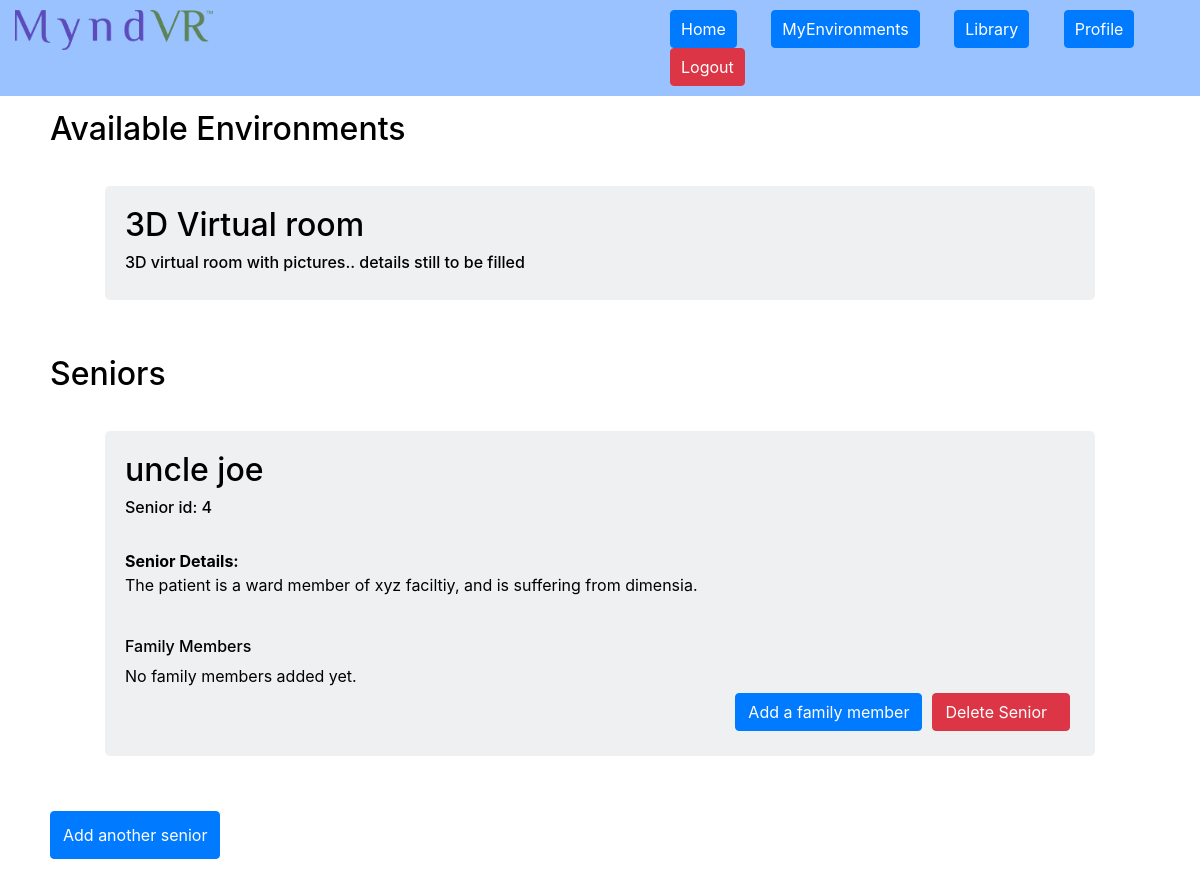
The app's page /index.php?pagetype=profile (signed in), older data.
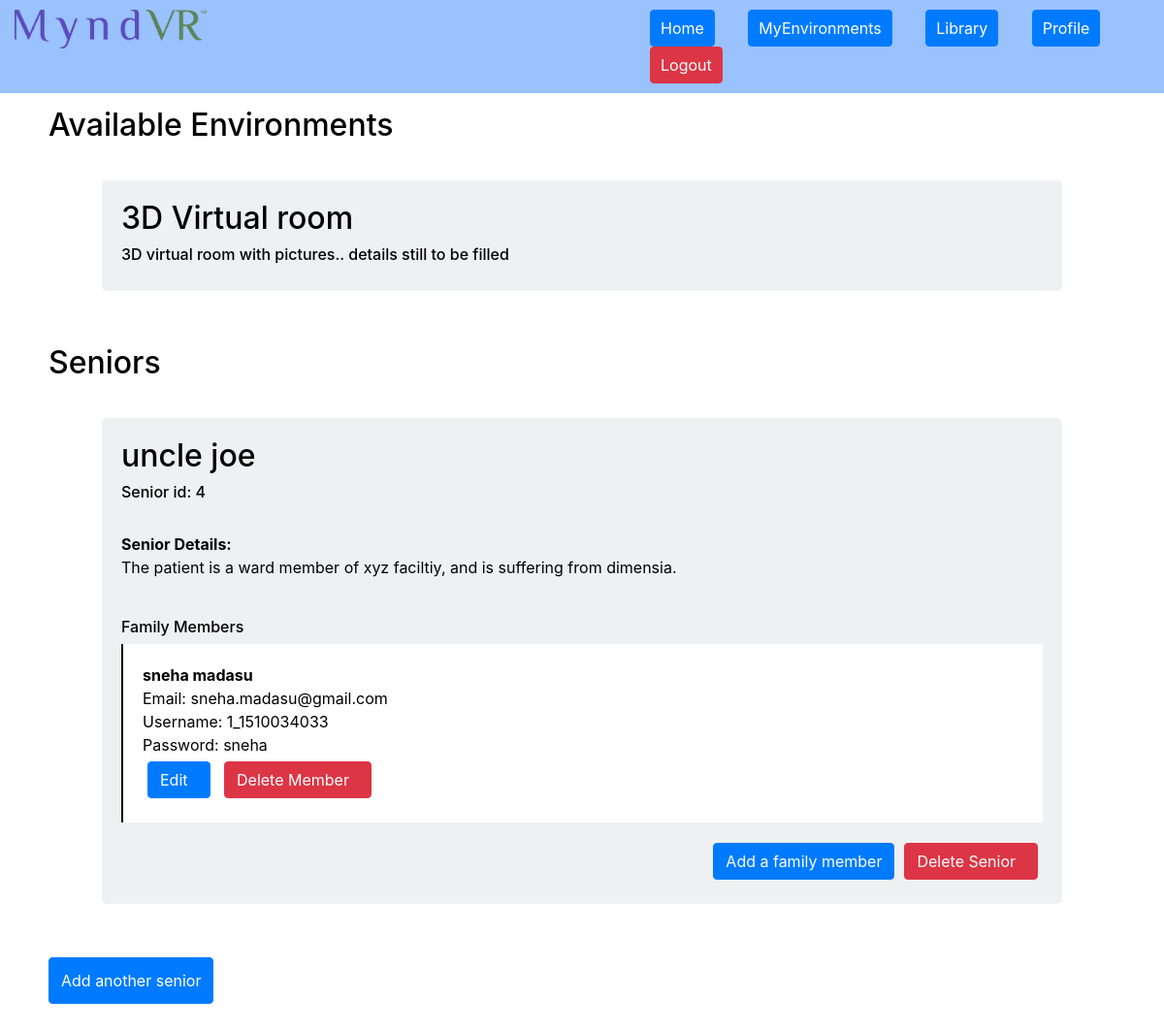
The same page, newer data.
### tables this page shows
CREATE TABLE `environments` (
  `env_id` int(11) NOT NULL,
  `env_name` varchar(100) NOT NULL,
  `details` varchar(1000) NOT NULL,
  `tablename` varchar(200) NOT NULL,
  `timestamp` varchar(100) NOT NULL
);

CREATE TABLE `seniors` (
  `s_id` int(11) NOT NULL,
  `user_id` int(6) NOT NULL,
  `profile` int(3) NOT NULL,
  `fullname` varchar(200) NOT NULL,
  `details` varchar(500) NOT NULL,
  `timestamp` varchar(100) NOT NULL,
  `flag` int(1) NOT NULL
);

CREATE TABLE `userdetails` (
  `user_id` int(4) NOT NULL,
  `username` varchar(100) NOT NULL,
  `firstname` varchar(150) NOT NULL,
  `lastname` varchar(150) NOT NULL,
  `email` varchar(200) NOT NULL,
  `createdon` varchar(100) NOT NULL
);

CREATE TABLE `userlogin` (
  `user_id` int(4) NOT NULL,
  `username` varchar(150) NOT NULL,
  `password` varchar(150) NOT NULL,
  `usertype` int(2) NOT NULL,
  `token` varchar(200) DEFAULT '0',
  `lastlogin` varchar(100) NOT NULL DEFAULT '0',
  `flag` int(2) NOT NULL
);

### userauth.php (called while the page is built, shortened)
<?php
if(isset($_SESSION['username']))
{
$user_id = $_SESSION['user_id'];
}
else
{
	header('Location: index.php?pagetype=login');
}
	?>

### profile.php (the view, shortened to what this page needs)
<?php
include "userauth.php";
?>
<div class="below">
<div class="row profile">
<?php
echo '<h2>Available Environments</h2>';
	$query = "SELECT * FROM environments";
	$results = mysqli_query($con, $query);
	while($row = mysqli_fetch_array($results))
	{
		echo '<div class="post">';
		echo '<h2>'.$row["env_name"].'</h2> <h6> '.$row["details"].'</h6>';
		echo '</div>';
	}
?>
<?php
$count = 0;
echo '<h2>Seniors</h2>';
	$query = "SELECT * FROM seniors WHERE user_id='$user_id' and flag=1";
	$results = mysqli_query($con, $query);
	while($row = mysqli_fetch_array($results))
	{
		$seniorname = $row['fullname'];
		$details = $row['details'];
		$senior_id = $row['s_id'];
		echo '<div class="post"><div class="row">';
		echo '<h2>'.$seniorname.'</h2></div><h6>Senior id: '.$senior_id.'</h6><br>';
		echo '<p><strong>Senior Details:</strong><br>'.$details.'</p><br>';
		echo '<h6>Family Members</h6>';
		$tempcount = 0;
		$subquery = "SELECT * from userdetails where user_id in (SELECT familymember_id FROM familymembers WHERE s_id=".$senior_id." and flag=1)";
		$subresults = mysqli_query($con, $subquery);
		while($subrow = mysqli_fetch_array($subresults))
			{
				$familymember_id = $subrow['user_id'];
				$fam_firstname = $subrow['firstname'];
				$fam_lastname = $subrow['lastname'];
				$fam_email = $subrow['email'];
				$fam_username = $subrow['username'];
				$subquery2 = "SELECT password from userlogin where username ='$fam_username'";
				$subresults2 = mysqli_query($con, $subquery2);
				while($subrow2 = mysqli_fetch_array($subresults2))
					{
						$fam_password = $subrow2['password'];
					}
				echo '<ul class="fammem"><li><strong>'.$fam_firstname.' '.$fam_lastname.'</strong></li>	';
				echo '<li>Email: '.$fam_email.'</li>';
				echo '<li>Username: '.$fam_username.'</li>';
				echo '<li>Password: '.$fam_password.'</li>';
				echo '<li><span class="btn btn-primary" data-toggle="modal" data-target="#editfamilymember" >Edit<i class="fa fa-pencil" aria-hidden="true"></i></span>
						<span class="btn btn-danger delfammembtn" data-sname="'.$seniorname.'" data-sid = "'.$senior_id.'" data-famname="'.$fam_firstname.' '.$fam_lastname.'" data-famid = "'.$familymember_id.'" data-toggle="modal"
						data-target="#delfammem">Delete Member<i class="fa fa-trash" aria-hidden="true"></i></span></li></ul>';
				$tempcount++;
			}
		if($tempcount==0)
		{
			echo '<li>No family members added yet.</li>	';
		}
		echo '<div class="row actbtns"><button class="btn btn-primary addfambtn" data-toggle="modal" data-s_id="'.$senior_id.'" data-target="#addfamilymember">Add a family member</button>';
		echo '<div class="delbtn">
		<div class="btn btn-danger delseniorbtn" data-sid = "'.$senior_id.'" data-sname="'.$seniorname.'" data-toggle="modal" data-target="#delsenior" >
		Delete Senior <i class="fa fa-trash" aria-hidden="true"></i></div>
		</div></div>';
		echo '</div>';
		$count = $count + 1;
	}
	if($count==0)
	{
		echo '<div class="post">';
		echo 'You don\'t have any seniors listed yet.<br><br><button class="btn btn-primary" data-toggle="modal" data-target="#addsenior">Add a senior now</button>';
		echo '</div>';
	}
	else
	{
		echo '<br><br><button class="btn btn-primary" data-toggle="modal" data-target="#addsenior">Add another senior</button>';
	}
?>
</div>
</div>

### index.php (shortened to what this page needs)
<html>
<?php
require "db.php";
require "head.php";
?>
<body>
<?php
include "header.php";
?>
<?php
	if(isset($_GET['pagetype']))
	{
		$pagetype = $_GET['pagetype'];
		if($pagetype=="home")
		{
			include "home.php";
		}
		else if($pagetype=="login")
		{
			if(!isset($_SESSION['username']))
			{
			include "login.php";
			}
			else header('Location: index.php?pagetype=home');
		}
		else if($pagetype=="signup")
		{
			if(!isset($_SESSION['username']))
			{
			include "signup.php";
			}
			else header('Location: index.php?pagetype=home');
		}
		else if($pagetype=="profile")
		{
			if(isset($_SESSION['username']))
			{
				if($_SESSION['usertype']>1)
					include "profile.php";
			}
		}
	}
	else
	{
		header('Location: landing.php');
	}
?>
</body>
</html>

### head.php (shortened to what this page needs)
<?php
echo '
<head>
	<script src="https://ajax.googleapis.com/ajax/libs/jquery/3.1.0/jquery.min.js"></script>
	<link rel="stylesheet" href="https://maxcdn.bootstrapcdn.com/bootstrap/4.0.0-beta/css/bootstrap.min.css">
	<script src="https://code.jquery.com/jquery-3.2.1.slim.min.js"></script>
	<script src="https://cdnjs.cloudflare.com/ajax/libs/popper.js/1.11.0/umd/popper.min.js"></script>
	<script src="https://maxcdn.bootstrapcdn.com/bootstrap/4.0.0-beta/js/bootstrap.min.js"></script>
	<link rel="stylesheet" href="css/theme.css" >
	<link rel="stylesheet" href="css/font-awesome-4.7.0/css/font-awesome.min">
	<link href="https://fonts.googleapis.com/css?family=Oswald" rel="stylesheet">
	<title>MyndVR</title>
	<link rel="shortcut icon" type="image/png" href="images/logo.png" />
<script>
</script>
</head>
';
?>

### header.php
<div class="nav row">
	<div class="logo col col-xs-12 col-sm-12 col-md-4 col-lg-6">
		<a href="landing.php"><img src="images/samplelogo.png"></a>
	</div>
	<div class="navlinks col col-xs-12 col-sm-12 col-md-8 col-lg-6">
		<ul class="row">
			<?php
			if(isset($_SESSION['username']))
			{
				echo '	<a href="index.php?pagetype=home" class="col-xs-12 col-sm-4 col-md-4" ><li class="btn btn-primary">Home</li></a>
						<a href="index.php?pagetype=environments" class="col-xs-12 col-sm-4  col-md-4" ><li class="btn btn-primary">MyEnvironments</li></a>
						<a href="index.php?pagetype=library" class="col-xs-12 col-sm-4  col-md-4" ><li class="btn btn-primary">Library</li></a>
						';
				if($_SESSION['usertype']>1){
					echo '<a href="index.php?pagetype=profile" class="col-xs-12 col-sm-4  col-md-4" ><li class="btn btn-primary">Profile</li></a>';
				}
				echo '<a href="index.php?pagetype=logout" class="col-xs-12 col-sm-4 col-md-4" ><li class="btn btn-danger">Logout</li></a>';
			}
			else
			{
				echo '<a href="index.php?pagetype=login" class="col-xs-12 col-sm-12 col-md-12" ><li class="btn btn-primary">Login</li></a>';
			}
			?>
		</ul>
	</div>
</div>

### css/theme.css (style rules this page uses)
body { width:100%; color:black; background-color:#ffffff; overflow-x:hidden; cursor:default; }
li { list-style:none; }
.row { margin-left:0px; margin-right:0px; }
a:hover,a { text-decoration:none; }
.nav { width:100%; height:auto; background-color:rgba(153,194,255,1); padding-left:10px; padding-right:10px; padding-top:5px; padding-bottom:5px; position:fixed; z-index:10; }
.navlinks,.navlinks>ul,.navlinks>ul>li,.navlinks>div { display:inline; }
.navlinks { padding:5px; padding-right:15px; padding-left:15px; }
.navlinks ul { float:right; margin:0px; }
.nav .logo { max-height:50px; padding:5px; overflow:hidden; }
.nav .logo img { height:100%; }
.navlinks li { list-style:none; padding:6px; padding-right:10px; padding-left:10px; }
.below { padding-top:60px; width:100%; height:auto; overflow:hidden; padding-left:0px; padding-right:0px; }
.profile { padding:50px; }
.delbtn { float:right; }
.post { background: #eff0f2; border-radius:5px; padding:20px; margin:5%; margin-top:30px; display:block; width:100%; }
.post .btn { margin:5px; }
.actbtns { float:right; }
.fammem { border-left:2px solid black; padding:20px; background-color:white; }

Row changes from the older to the newer data that the page shows:
shown differently, row unchanged: seniors "uncle joe": no longer shows "No family members added yet."
added userdetails: firstname "sneha", lastname "madasu", email "sneha.madasu@gmail.com", username "1_1510034033", userlogin.password "sneha"
